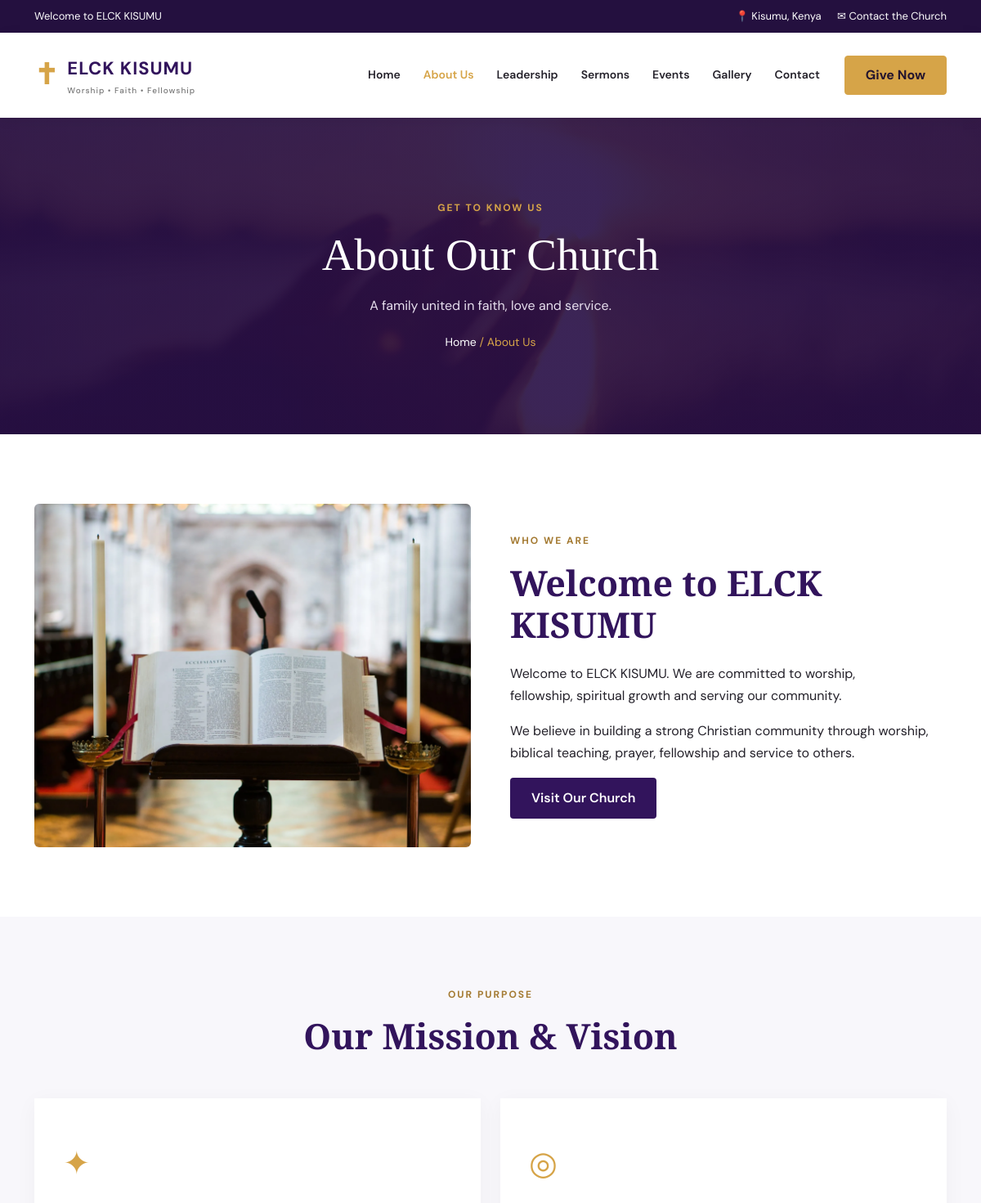
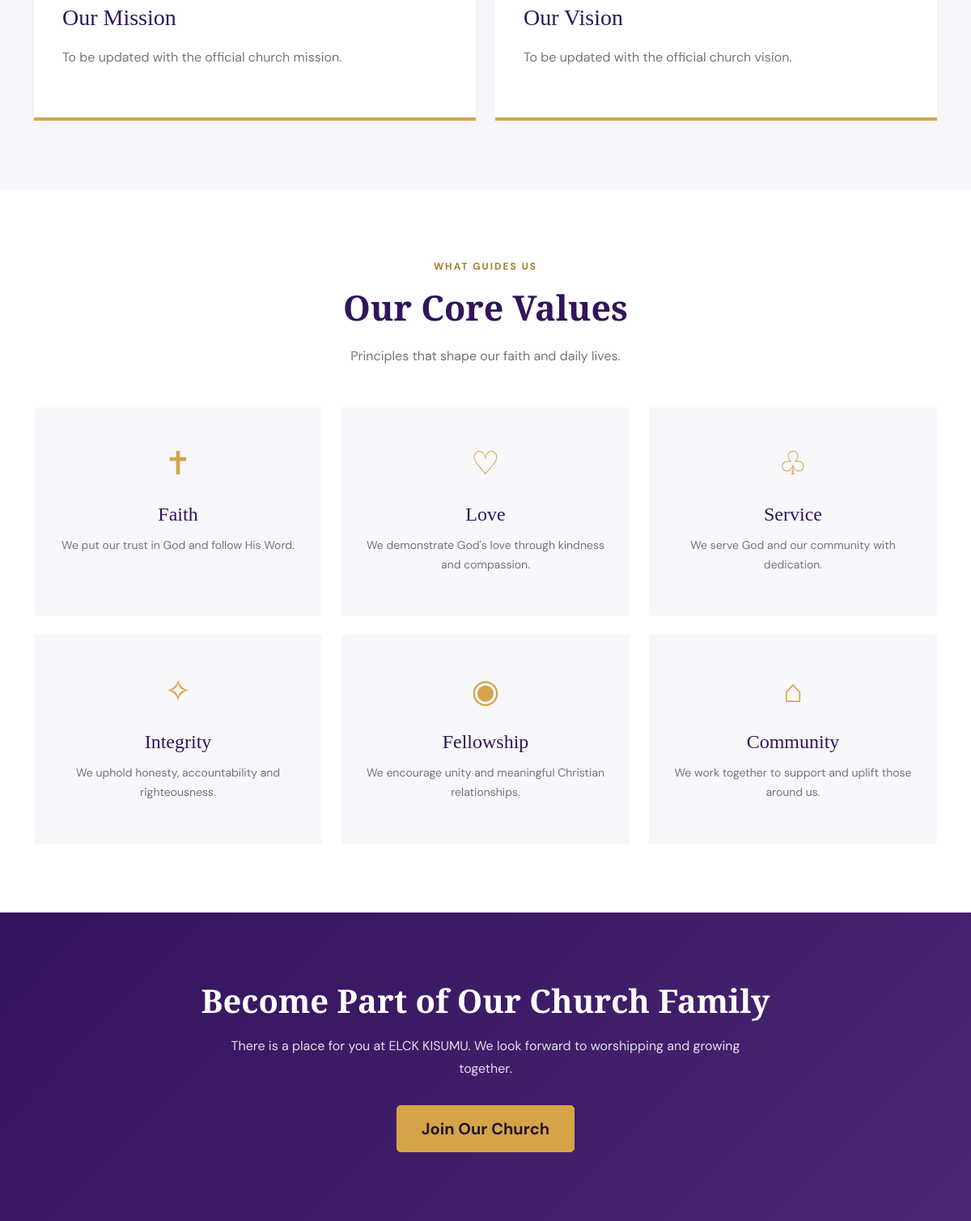
Page /about.php on the committed database (2 pictures, top to bottom).
### tables this page shows
CREATE TABLE `church_info` (
  `id` int(11) NOT NULL,
  `church_name` varchar(150) NOT NULL,
  `address` varchar(255) DEFAULT NULL,
  `phone` varchar(30) DEFAULT NULL,
  `email` varchar(150) DEFAULT NULL,
  `mission` text DEFAULT NULL,
  `vision` text DEFAULT NULL,
  `about_text` text DEFAULT NULL,
  `paybill` varchar(50) DEFAULT NULL,
  `till_number` varchar(50) DEFAULT NULL,
  `updated_at` timestamp NOT NULL DEFAULT current_timestamp() ON UPDATE current_timestamp()
);

### about.php (the view, shortened to what this page needs)
<?php
require_once 'config/database.php';
$stmt = $pdo->query("SELECT * FROM church_info LIMIT 1");
$church = $stmt->fetch();
require_once 'includes/header.php';
?>
<section class="page-banner">
    <div class="container text-center">
        <span class="section-label light-label">GET TO KNOW US</span>
        <h1>About Our Church</h1>
        <p>A family united in faith, love and service.</p>
        <div class="breadcrumb-custom">
            <a href="index.php">Home</a> / About Us
        </div>
    </div>
</section>
<section class="about-intro">
    <div class="container">
        <div class="row align-items-center g-5">
            <div class="col-lg-6">
                <div class="about-page-image">
                    <img src="assets/images/church-about.jpg"
                         alt="Church congregation">
                </div>
            </div>
            <div class="col-lg-6">
                <span class="section-label">WHO WE ARE</span>
                <h2 class="section-title">
                    Welcome to ELCK KISUMU
                </h2>
                <p>
                    <?= nl2br(htmlspecialchars(
                        $church['about_text'] ??
                        'Welcome to ELCK KISUMU. We are committed to worship, fellowship and spiritual growth.'
                    )) ?>
                </p>
                <p>
                    We believe in building a strong Christian community
                    through worship, biblical teaching, prayer,
                    fellowship and service to others.
                </p>
                <a href="contact.php" class="btn btn-purple">
                    Visit Our Church
                </a>
            </div>
        </div>
    </div>
</section>
<section class="about-mission">
    <div class="container">
        <div class="section-heading text-center">
            <span class="section-label">OUR PURPOSE</span>
            <h2 class="section-title">Our Mission & Vision</h2>
        </div>
        <div class="row g-4">
            <div class="col-md-6">
                <div class="purpose-card">
                    <div class="purpose-icon">✦</div>
                    <h3>Our Mission</h3>
                    <p>
                        <?= nl2br(htmlspecialchars(
                            $church['mission'] ??
                            'Our mission will be updated soon.'
                        )) ?>
                    </p>
                </div>
            </div>
            <div class="col-md-6">
                <div class="purpose-card">
                    <div class="purpose-icon">◎</div>
                    <h3>Our Vision</h3>
                    <p>
                        <?= nl2br(htmlspecialchars(
                            $church['vision'] ??
                            'Our vision will be updated soon.'
                        )) ?>
                    </p>
                </div>
            </div>
        </div>
    </div>
</section>
<section class="values-section">
    <div class="container">
        <div class="section-heading text-center">
            <span class="section-label">WHAT GUIDES US</span>
            <h2 class="section-title">Our Core Values</h2>
            <p>Principles that shape our faith and daily lives.</p>
        </div>
        <div class="row g-4">
            <div class="col-md-4">
                <div class="value-card">
                    <span>✝</span>
                    <h4>Faith</h4>
                    <p>We put our trust in God and follow His Word.</p>
                </div>
            </div>
            <div class="col-md-4">
                <div class="value-card">
                    <span>♡</span>
                    <h4>Love</h4>
                    <p>We demonstrate God's love through kindness and compassion.</p>
                </div>
            </div>
            <div class="col-md-4">
                <div class="value-card">
                    <span>♧</span>
                    <h4>Service</h4>
                    <p>We serve God and our community with dedication.</p>
                </div>
            </div>
            <div class="col-md-4">
                <div class="value-card">
                    <span>✧</span>
                    <h4>Integrity</h4>
                    <p>We uphold honesty, accountability and righteousness.</p>
                </div>
            </div>
            <div class="col-md-4">
                <div class="value-card">
                    <span>◉</span>
                    <h4>Fellowship</h4>
                    <p>We encourage unity and meaningful Christian relationships.</p>
                </div>
            </div>
            <div class="col-md-4">
                <div class="value-card">
                    <span>⌂</span>
                    <h4>Community</h4>
                    <p>We work together to support and uplift those around us.</p>
                </div>
            </div>
        </div>
    </div>
</section>
<section class="about-cta">
    <div class="container text-center">
        <h2>Become Part of Our Church Family</h2>
        <p>
            There is a place for you at ELCK KISUMU.
            We look forward to worshipping and growing together.
        </p>
        <a href="membership.php" class="btn btn-gold btn-lg">
            Join Our Church
        </a>
    </div>
</section>

### assets/css/style.css (style rules this page uses)
:root { --primary: #32145c; --secondary: #4d2678; --gold: #d6a448; --light: #f8f7fb; --dark: #22202a; }
* { margin: 0; padding: 0; box-sizing: border-box; }
body { font-family: 'Segoe UI', sans-serif; background: var(--light); color: var(--dark); }
.btn-gold { background: var(--gold); color: #24152e; border: none; padding: 10px 24px; font-weight: 600; }
section { padding: 70px 0; }
:root { --primary: #32145c; --secondary: #4b2675; --gold: #d6a448; --light: #f8f7fb; --dark: #24212a; --muted: #77727e; --white: #ffffff; }
html { scroll-behavior: smooth; }
body { font-family: 'DM Sans', sans-serif; background: var(--white); color: var(--dark); line-height: 1.7; }
h1, h2, h3, h4, h5 { font-family: 'Playfair Display', serif; }
a { text-decoration: none; }
section { padding: 85px 0; }
.btn-gold { background: var(--gold); border: 1px solid var(--gold); color: #24152e; font-weight: 700; padding: 11px 25px; border-radius: 4px; transition: .3s; }
.btn-purple { display: inline-block; background: var(--primary); color: white; border-radius: 4px; padding: 12px 25px; font-weight: 600; transition: .3s; }
.section-label { color: #a47a32; font-size: 12px; font-weight: 700; letter-spacing: 2px; display: block; margin-bottom: 15px; }
.section-title { color: var(--primary); font-size: clamp(30px, 4vw, 43px); font-weight: 700; margin-bottom: 20px; }
.section-heading { margin-bottom: 50px; }
.section-heading p { color: var(--muted); }
.light-label { color: var(--gold); }
.page-banner { background: linear-gradient( rgba(40, 15, 70, .91), rgba(40, 15, 70, .91) ), url('../images/hero-church.jpg'); background-position: center; background-size: cover; padding: 100px 0; color: white; }
.page-banner h1 { font-size: clamp(38px, 5vw, 55px); margin: 15px 0; }
.page-banner p { color: #e7dfee; }
.breadcrumb-custom { margin-top: 20px; font-size: 14px; color: var(--gold); }
.breadcrumb-custom a { color: white; }
.about-intro { background: white; }
.about-page-image { height: 420px; overflow: hidden; border-radius: 6px; background: #eee8f5; }
.about-page-image img { width: 100%; height: 100%; object-fit: cover; }
.about-mission { background: var(--light); }
.purpose-card { background: white; padding: 45px 35px; height: 100%; border-bottom: 4px solid var(--gold); box-shadow: 0 5px 25px rgba(0,0,0,.04); }
.purpose-icon { color: var(--gold); font-size: 40px; margin-bottom: 20px; }
.purpose-card h3 { color: var(--primary); margin-bottom: 18px; }
.purpose-card p { color: var(--muted); }
.values-section { background: white; }
.value-card { padding: 35px 25px; height: 100%; text-align: center; background: var(--light); transition: .3s; }
.value-card span { display: block; color: var(--gold); font-size: 40px; margin-bottom: 15px; }
.value-card h4 { color: var(--primary); margin-bottom: 12px; }
.value-card p { color: var(--muted); font-size: 14px; }
.about-cta { background: var(--primary); color: white; }
.about-cta h2 { font-size: 38px; margin-bottom: 20px; }
.about-cta p { color: #e4dbea; max-width: 650px; margin: 0 auto 30px; }
.about-cta { background: linear-gradient( 135deg, #32145c, #4b2675 ); padding: 85px 20px; color: #ffffff; }
.about-cta h2 { color: #ffffff; font-size: 40px; font-weight: 700; margin-bottom: 18px; }
.about-cta p { color: #e5ddeb; max-width: 650px; margin: 0 auto 30px; font-size: 16px; line-height: 1.8; }
.about-cta .btn-gold { padding: 13px 30px; border-radius: 5px; }

### rows in the picture
church_info: about_text "Welcome to ELCK KISUMU. We are committed to worship, fellowship, spiritual growth and serving our community.", mission "To be updated with the official church mission.", vision "To be updated with the official church vision."
